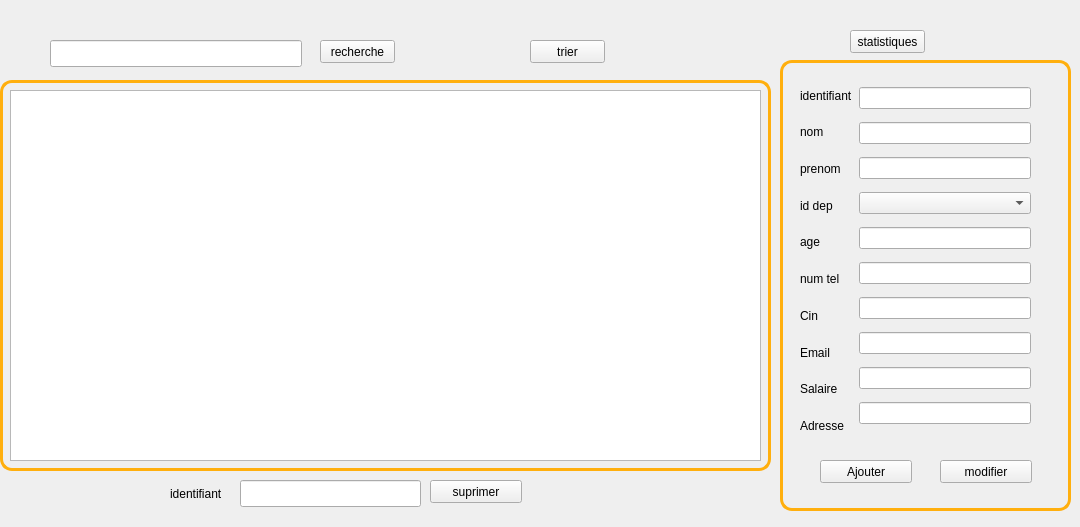
      <widget class="QWidget" name="page_11">
       <widget class="QLabel" name="label_62">
        <property name="geometry">
         <rect>
          <x>170</x>
          <y>470</y>
          <width>56</width>
          <height>48</height>
         </rect>
        </property>
        <property name="text">
         <string>identifiant</string>
        </property>
       </widget>
       <widget class="QLineEdit" name="lineEdit_idr">
        <property name="geometry">
         <rect>
          <x>50</x>
          <y>40</y>
          <width>252</width>
          <height>27</height>
         </rect>
        </property>
        <property name="styleSheet">
         <string notr="true"/>
        </property>
        <property name="text">
         <string/>
        </property>
       </widget>
       <widget class="QLineEdit" name="lineEdit_ids">
        <property name="geometry">
         <rect>
          <x>240</x>
          <y>480</y>
          <width>181</width>
          <height>27</height>
         </rect>
        </property>
        <property name="text">
         <string/>
        </property>
       </widget>
       <widget class="QWidget" name="horizontalLayoutWidget_6">
        <property name="geometry">
         <rect>
          <x>800</x>
          <y>80</y>
          <width>231</width>
          <height>361</height>
         </rect>
        </property>
        <layout class="QHBoxLayout" name="horizontalLayout_9">
         <item>
          <layout class="QVBoxLayout" name="verticalLayout_19">
           <item>
            <widget class="QLabel" name="label_63">
             <property name="text">
              <string>identifiant</string>
             </property>
            </widget>
           </item>
           <item>
            <widget class="QLabel" name="label_64">
             <property name="text">
              <string>nom</string>
             </property>
            </widget>
           </item>
           <item>
            <widget class="QLabel" name="label_65">
             <property name="text">
              <string>prenom</string>
             </property>
            </widget>
           </item>
           <item>
            <widget class="QLabel" name="label_66">
             <property name="text">
              <string>id dep</string>
             </property>
            </widget>
           </item>
           <item>
            <widget class="QLabel" name="label_67">
             <property name="text">
              <string>age</string>
             </property>
            </widget>
           </item>
           <item>
            <widget class="QLabel" name="label_68">
             <property name="text">
              <string>num tel</string>
             </property>
            </widget>
           </item>
           <item>
            <widget class="QLabel" name="label_69">
             <property name="text">
              <string>Cin</string>
             </property>
            </widget>
           </item>
           <item>
            <widget class="QLabel" name="label_88">
             <property name="text">
              <string>Email</string>
             </property>
            </widget>
           </item>
           <item>
            <widget class="QLabel" name="label_89">
             <property name="text">
              <string>Salaire</string>
             </property>
            </widget>
           </item>
           <item>
            <widget class="QLabel" name="label_90">
             <property name="text">
              <string>Adresse</string>
             </property>
            </widget>
           </item>
          </layout>
         </item>
         <item>
          <layout class="QVBoxLayout" name="verticalLayout_20">
           <item>
            <widget class="QLineEdit" name="lineEdit_idi">
             <property name="text">
              <string/>
             </property>
            </widget>
           </item>
           <item>
            <widget class="QLineEdit" name="lineEdit_nomm">
             <property name="enabled">
              <bool>true</bool>
             </property>
            </widget>
           </item>
           <item>
            <widget class="QLineEdit" name="lineEdit_prenomm"/>
           </item>
           <item>
            <widget class="QComboBox" name="combobbb3"/>
           </item>
           <item>
            <widget class="QLineEdit" name="lineEdit_agee"/>
           </item>
           <item>
            <widget class="QLineEdit" name="lineEdit_numtell"/>
           </item>
           <item>
            <widget class="QLineEdit" name="lineEdit_cinn"/>
           </item>
           <item>
            <widget class="QLineEdit" name="lineEdit_email"/>
           </item>
           <item>
            <widget class="QLineEdit" name="lineEdit_salaire"/>
           </item>
           <item>
            <widget class="QLineEdit" name="lineEdit_adresse"/>
           </item>
          </layout>
         </item>
        </layout>
       </widget>
       <widget class="QTableView" name="tabemployee">
        <property name="geometry">
         <rect>
          <x>10</x>
          <y>90</y>
          <width>751</width>
          <height>371</height>
         </rect>
        </property>
       </widget>
       <widget class="QPushButton" name="pb_ajouterr">
        <property name="geometry">
         <rect>
          <x>820</x>
          <y>460</y>
          <width>92</width>
          <height>23</height>
         </rect>
        </property>
        <property name="styleSheet">
         <string notr="true"/>
        </property>
        <property name="text">
         <string>Ajouter</string>
        </property>
        <property name="icon">
         <iconset resource="res.qrc">
          <normaloff>:/theme_normal/ajouter.png</normaloff>:/theme_normal/ajouter.png</iconset>
        </property>
       </widget>
       <widget class="QPushButton" name="pb_modifierr">
        <property name="geometry">
         <rect>
          <x>940</x>
          <y>460</y>
          <width>92</width>
          <height>23</height>
         </rect>
        </property>
        <property name="styleSheet">
         <string notr="true"/>
        </property>
        <property name="text">
         <string>modifier</string>
        </property>
        <property name="icon">
         <iconset resource="res.qrc">
          <normaloff>:/theme_normal/modifier.png</normaloff>:/theme_normal/modifier.png</iconset>
        </property>
       </widget>
       <widget class="QPushButton" name="pb_supprimerr">
        <property name="geometry">
         <rect>
          <x>430</x>
          <y>480</y>
          <width>92</width>
          <height>23</height>
         </rect>
        </property>
        <property name="styleSheet">
         <string notr="true"/>
        </property>
        <property name="text">
         <string>suprimer</string>
        </property>
        <property name="icon">
         <iconset resource="res.qrc">
          <normaloff>:/theme_normal/supprimer.png</normaloff>:/theme_normal/supprimer.png</iconset>
        </property>
       </widget>
       <widget class="QPushButton" name="pb_recherchee">
        <property name="geometry">
         <rect>
          <x>320</x>
          <y>40</y>
          <width>75</width>
          <height>23</height>
         </rect>
        </property>
        <property name="text">
         <string>recherche</string>
        </property>
       </widget>
       <widget class="QPushButton" name="pb_trierr">
        <property name="geometry">
         <rect>
          <x>530</x>
          <y>40</y>
          <width>75</width>
          <height>23</height>
         </rect>
        </property>
        <property name="text">
         <string>trier</string>
        </property>
       </widget>
       <widget class="QPushButton" name="pb_stat_emp">
        <property name="geometry">
         <rect>
          <x>850</x>
          <y>30</y>
          <width>75</width>
          <height>23</height>
         </rect>
        </property>
        <property name="text">
         <string>statistiques</string>
        </property>
       </widget>
       <widget class="QLabel" name="label_76">
        <property name="geometry">
         <rect>
          <x>780</x>
          <y>60</y>
          <width>291</width>
          <height>451</height>
         </rect>
        </property>
        <property name="styleSheet">
         <string notr="true">background-color: transparent;
border-radius: 12px;
border-color: rgb(255, 175, 14);
	padding: 5px;
border-width: 3px;
border-style: solid ;</string>
        </property>
        <property name="text">
         <string/>
        </property>
       </widget>
       <widget class="QLabel" name="label_97">
        <property name="geometry">
         <rect>
          <x>0</x>
          <y>80</y>
          <width>771</width>
          <height>391</height>
         </rect>
        </property>
        <property name="styleSheet">
         <string notr="true">background-color: transparent;
border-radius: 12px;
border-color: rgb(255, 175, 14);
	padding: 5px;
border-width: 3px;
border-style: solid ;</string>
        </property>
        <property name="text">
         <string/>
        </property>
       </widget>
       <zorder>label_97</zorder>
       <zorder>label_76</zorder>
       <zorder>label_62</zorder>
       <zorder>lineEdit_idr</zorder>
       <zorder>lineEdit_ids</zorder>
       <zorder>horizontalLayoutWidget_6</zorder>
       <zorder>tabemployee</zorder>
       <zorder>pb_ajouterr</zorder>
       <zorder>pb_modifierr</zorder>
       <zorder>pb_supprimerr</zorder>
       <zorder>pb_recherchee</zorder>
       <zorder>pb_trierr</zorder>
       <zorder>pb_stat_emp</zorder>
      </widget>
